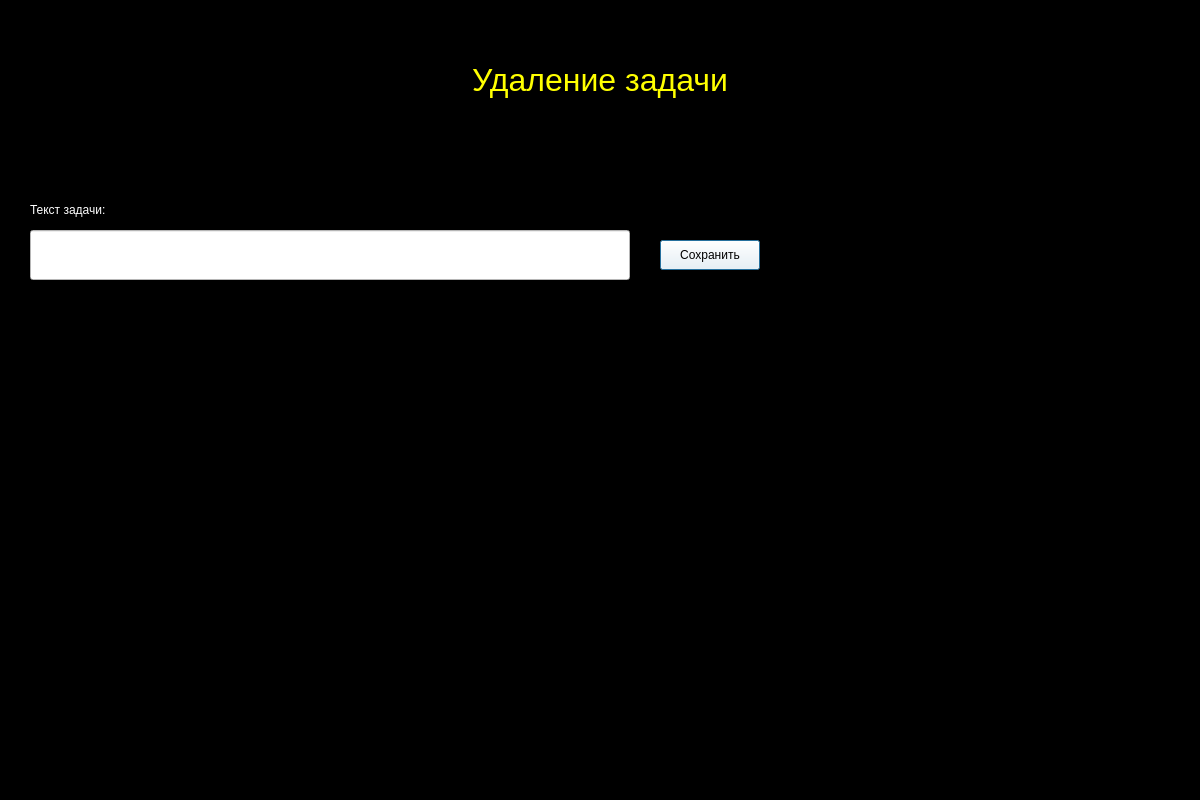
<?xml version="1.0" encoding="UTF-8"?>
<ui version="4.0">
 <class>Delete_task</class>
 <widget class="QDialog" name="Delete_task">
  <property name="geometry">
   <rect>
    <x>0</x>
    <y>0</y>
    <width>1200</width>
    <height>800</height>
   </rect>
  </property>
  <property name="palette">
   <palette>
    <active>
     <colorrole role="WindowText">
      <brush brushstyle="SolidPattern">
       <color alpha="255">
        <red>255</red>
        <green>255</green>
        <blue>255</blue>
       </color>
      </brush>
     </colorrole>
     <colorrole role="Button">
      <brush brushstyle="SolidPattern">
       <color alpha="255">
        <red>0</red>
        <green>0</green>
        <blue>0</blue>
       </color>
      </brush>
     </colorrole>
     <colorrole role="Light">
      <brush brushstyle="SolidPattern">
       <color alpha="255">
        <red>0</red>
        <green>0</green>
        <blue>0</blue>
       </color>
      </brush>
     </colorrole>
     <colorrole role="Midlight">
      <brush brushstyle="SolidPattern">
       <color alpha="255">
        <red>0</red>
        <green>0</green>
        <blue>0</blue>
       </color>
      </brush>
     </colorrole>
     <colorrole role="Dark">
      <brush brushstyle="SolidPattern">
       <color alpha="255">
        <red>0</red>
        <green>0</green>
        <blue>0</blue>
       </color>
      </brush>
     </colorrole>
     <colorrole role="Mid">
      <brush brushstyle="SolidPattern">
       <color alpha="255">
        <red>0</red>
        <green>0</green>
        <blue>0</blue>
       </color>
      </brush>
     </colorrole>
     <colorrole role="Text">
      <brush brushstyle="SolidPattern">
       <color alpha="255">
        <red>255</red>
        <green>255</green>
        <blue>255</blue>
       </color>
      </brush>
     </colorrole>
     <colorrole role="BrightText">
      <brush brushstyle="SolidPattern">
       <color alpha="255">
        <red>255</red>
        <green>255</green>
        <blue>255</blue>
       </color>
      </brush>
     </colorrole>
     <colorrole role="ButtonText">
      <brush brushstyle="SolidPattern">
       <color alpha="255">
        <red>255</red>
        <green>255</green>
        <blue>255</blue>
       </color>
      </brush>
     </colorrole>
     <colorrole role="Base">
      <brush brushstyle="SolidPattern">
       <color alpha="255">
        <red>0</red>
        <green>0</green>
        <blue>0</blue>
       </color>
      </brush>
     </colorrole>
     <colorrole role="Window">
      <brush brushstyle="SolidPattern">
       <color alpha="255">
        <red>0</red>
        <green>0</green>
        <blue>0</blue>
       </color>
      </brush>
     </colorrole>
     <colorrole role="Shadow">
      <brush brushstyle="SolidPattern">
       <color alpha="255">
        <red>0</red>
        <green>0</green>
        <blue>0</blue>
       </color>
      </brush>
     </colorrole>
     <colorrole role="AlternateBase">
      <brush brushstyle="SolidPattern">
       <color alpha="255">
        <red>0</red>
        <green>0</green>
        <blue>0</blue>
       </color>
      </brush>
     </colorrole>
     <colorrole role="ToolTipBase">
      <brush brushstyle="SolidPattern">
       <color alpha="255">
        <red>255</red>
        <green>255</green>
        <blue>220</blue>
       </color>
      </brush>
     </colorrole>
     <colorrole role="ToolTipText">
      <brush brushstyle="SolidPattern">
       <color alpha="255">
        <red>0</red>
        <green>0</green>
        <blue>0</blue>
       </color>
      </brush>
     </colorrole>
    </active>
    <inactive>
     <colorrole role="WindowText">
      <brush brushstyle="SolidPattern">
       <color alpha="255">
        <red>255</red>
        <green>255</green>
        <blue>255</blue>
       </color>
      </brush>
     </colorrole>
     <colorrole role="Button">
      <brush brushstyle="SolidPattern">
       <color alpha="255">
        <red>0</red>
        <green>0</green>
        <blue>0</blue>
       </color>
      </brush>
     </colorrole>
     <colorrole role="Light">
      <brush brushstyle="SolidPattern">
       <color alpha="255">
        <red>0</red>
        <green>0</green>
        <blue>0</blue>
       </color>
      </brush>
     </colorrole>
     <colorrole role="Midlight">
      <brush brushstyle="SolidPattern">
       <color alpha="255">
        <red>0</red>
        <green>0</green>
        <blue>0</blue>
       </color>
      </brush>
     </colorrole>
     <colorrole role="Dark">
      <brush brushstyle="SolidPattern">
       <color alpha="255">
        <red>0</red>
        <green>0</green>
        <blue>0</blue>
       </color>
      </brush>
     </colorrole>
     <colorrole role="Mid">
      <brush brushstyle="SolidPattern">
       <color alpha="255">
        <red>0</red>
        <green>0</green>
        <blue>0</blue>
       </color>
      </brush>
     </colorrole>
     <colorrole role="Text">
      <brush brushstyle="SolidPattern">
       <color alpha="255">
        <red>255</red>
        <green>255</green>
        <blue>255</blue>
       </color>
      </brush>
     </colorrole>
     <colorrole role="BrightText">
      <brush brushstyle="SolidPattern">
       <color alpha="255">
        <red>255</red>
        <green>255</green>
        <blue>255</blue>
       </color>
      </brush>
     </colorrole>
     <colorrole role="ButtonText">
      <brush brushstyle="SolidPattern">
       <color alpha="255">
        <red>255</red>
        <green>255</green>
        <blue>255</blue>
       </color>
      </brush>
     </colorrole>
     <colorrole role="Base">
      <brush brushstyle="SolidPattern">
       <color alpha="255">
        <red>0</red>
        <green>0</green>
        <blue>0</blue>
       </color>
      </brush>
     </colorrole>
     <colorrole role="Window">
      <brush brushstyle="SolidPattern">
       <color alpha="255">
        <red>0</red>
        <green>0</green>
        <blue>0</blue>
       </color>
      </brush>
     </colorrole>
     <colorrole role="Shadow">
      <brush brushstyle="SolidPattern">
       <color alpha="255">
        <red>0</red>
        <green>0</green>
        <blue>0</blue>
       </color>
      </brush>
     </colorrole>
     <colorrole role="AlternateBase">
      <brush brushstyle="SolidPattern">
       <color alpha="255">
        <red>0</red>
        <green>0</green>
        <blue>0</blue>
       </color>
      </brush>
     </colorrole>
     <colorrole role="ToolTipBase">
      <brush brushstyle="SolidPattern">
       <color alpha="255">
        <red>255</red>
        <green>255</green>
        <blue>220</blue>
       </color>
      </brush>
     </colorrole>
     <colorrole role="ToolTipText">
      <brush brushstyle="SolidPattern">
       <color alpha="255">
        <red>0</red>
        <green>0</green>
        <blue>0</blue>
       </color>
      </brush>
     </colorrole>
    </inactive>
    <disabled>
     <colorrole role="WindowText">
      <brush brushstyle="SolidPattern">
       <color alpha="255">
        <red>0</red>
        <green>0</green>
        <blue>0</blue>
       </color>
      </brush>
     </colorrole>
     <colorrole role="Button">
      <brush brushstyle="SolidPattern">
       <color alpha="255">
        <red>0</red>
        <green>0</green>
        <blue>0</blue>
       </color>
      </brush>
     </colorrole>
     <colorrole role="Light">
      <brush brushstyle="SolidPattern">
       <color alpha="255">
        <red>0</red>
        <green>0</green>
        <blue>0</blue>
       </color>
      </brush>
     </colorrole>
     <colorrole role="Midlight">
      <brush brushstyle="SolidPattern">
       <color alpha="255">
        <red>0</red>
        <green>0</green>
        <blue>0</blue>
       </color>
      </brush>
     </colorrole>
     <colorrole role="Dark">
      <brush brushstyle="SolidPattern">
       <color alpha="255">
        <red>0</red>
        <green>0</green>
        <blue>0</blue>
       </color>
      </brush>
     </colorrole>
     <colorrole role="Mid">
      <brush brushstyle="SolidPattern">
       <color alpha="255">
        <red>0</red>
        <green>0</green>
        <blue>0</blue>
       </color>
      </brush>
     </colorrole>
     <colorrole role="Text">
      <brush brushstyle="SolidPattern">
       <color alpha="255">
        <red>0</red>
        <green>0</green>
        <blue>0</blue>
       </color>
      </brush>
     </colorrole>
     <colorrole role="BrightText">
      <brush brushstyle="SolidPattern">
       <color alpha="255">
        <red>255</red>
        <green>255</green>
        <blue>255</blue>
       </color>
      </brush>
     </colorrole>
     <colorrole role="ButtonText">
      <brush brushstyle="SolidPattern">
       <color alpha="255">
        <red>0</red>
        <green>0</green>
        <blue>0</blue>
       </color>
      </brush>
     </colorrole>
     <colorrole role="Base">
      <brush brushstyle="SolidPattern">
       <color alpha="255">
        <red>0</red>
        <green>0</green>
        <blue>0</blue>
       </color>
      </brush>
     </colorrole>
     <colorrole role="Window">
      <brush brushstyle="SolidPattern">
       <color alpha="255">
        <red>0</red>
        <green>0</green>
        <blue>0</blue>
       </color>
      </brush>
     </colorrole>
     <colorrole role="Shadow">
      <brush brushstyle="SolidPattern">
       <color alpha="255">
        <red>0</red>
        <green>0</green>
        <blue>0</blue>
       </color>
      </brush>
     </colorrole>
     <colorrole role="AlternateBase">
      <brush brushstyle="SolidPattern">
       <color alpha="255">
        <red>0</red>
        <green>0</green>
        <blue>0</blue>
       </color>
      </brush>
     </colorrole>
     <colorrole role="ToolTipBase">
      <brush brushstyle="SolidPattern">
       <color alpha="255">
        <red>255</red>
        <green>255</green>
        <blue>220</blue>
       </color>
      </brush>
     </colorrole>
     <colorrole role="ToolTipText">
      <brush brushstyle="SolidPattern">
       <color alpha="255">
        <red>0</red>
        <green>0</green>
        <blue>0</blue>
       </color>
      </brush>
     </colorrole>
    </disabled>
   </palette>
  </property>
  <property name="font">
   <font>
    <family>Arial</family>
   </font>
  </property>
  <property name="windowTitle">
   <string>Удаление задачи</string>
  </property>
  <widget class="QLabel" name="label_5">
   <property name="geometry">
    <rect>
     <x>100</x>
     <y>30</y>
     <width>1000</width>
     <height>100</height>
    </rect>
   </property>
   <property name="palette">
    <palette>
     <active>
      <colorrole role="WindowText">
       <brush brushstyle="SolidPattern">
        <color alpha="255">
         <red>255</red>
         <green>255</green>
         <blue>0</blue>
        </color>
       </brush>
      </colorrole>
      <colorrole role="Button">
       <brush brushstyle="SolidPattern">
        <color alpha="255">
         <red>255</red>
         <green>255</green>
         <blue>0</blue>
        </color>
       </brush>
      </colorrole>
      <colorrole role="Light">
       <brush brushstyle="SolidPattern">
        <color alpha="255">
         <red>255</red>
         <green>255</green>
         <blue>127</blue>
        </color>
       </brush>
      </colorrole>
      <colorrole role="Midlight">
       <brush brushstyle="SolidPattern">
        <color alpha="255">
         <red>255</red>
         <green>255</green>
         <blue>63</blue>
        </color>
       </brush>
      </colorrole>
      <colorrole role="Dark">
       <brush brushstyle="SolidPattern">
        <color alpha="255">
         <red>127</red>
         <green>127</green>
         <blue>0</blue>
        </color>
       </brush>
      </colorrole>
      <colorrole role="Mid">
       <brush brushstyle="SolidPattern">
        <color alpha="255">
         <red>170</red>
         <green>170</green>
         <blue>0</blue>
        </color>
       </brush>
      </colorrole>
      <colorrole role="Text">
       <brush brushstyle="SolidPattern">
        <color alpha="255">
         <red>0</red>
         <green>0</green>
         <blue>0</blue>
        </color>
       </brush>
      </colorrole>
      <colorrole role="BrightText">
       <brush brushstyle="SolidPattern">
        <color alpha="255">
         <red>255</red>
         <green>255</green>
         <blue>255</blue>
        </color>
       </brush>
      </colorrole>
      <colorrole role="ButtonText">
       <brush brushstyle="SolidPattern">
        <color alpha="255">
         <red>0</red>
         <green>0</green>
         <blue>0</blue>
        </color>
       </brush>
      </colorrole>
      <colorrole role="Base">
       <brush brushstyle="SolidPattern">
        <color alpha="255">
         <red>255</red>
         <green>255</green>
         <blue>255</blue>
        </color>
       </brush>
      </colorrole>
      <colorrole role="Window">
       <brush brushstyle="SolidPattern">
        <color alpha="255">
         <red>255</red>
         <green>255</green>
         <blue>0</blue>
        </color>
       </brush>
      </colorrole>
      <colorrole role="Shadow">
       <brush brushstyle="SolidPattern">
        <color alpha="255">
         <red>0</red>
         <green>0</green>
         <blue>0</blue>
        </color>
       </brush>
      </colorrole>
      <colorrole role="AlternateBase">
       <brush brushstyle="SolidPattern">
        <color alpha="255">
         <red>255</red>
         <green>255</green>
         <blue>127</blue>
        </color>
       </brush>
      </colorrole>
      <colorrole role="ToolTipBase">
       <brush brushstyle="SolidPattern">
        <color alpha="255">
         <red>255</red>
         <green>255</green>
         <blue>220</blue>
        </color>
       </brush>
      </colorrole>
      <colorrole role="ToolTipText">
       <brush brushstyle="SolidPattern">
        <color alpha="255">
         <red>0</red>
         <green>0</green>
         <blue>0</blue>
        </color>
       </brush>
      </colorrole>
     </active>
     <inactive>
      <colorrole role="WindowText">
       <brush brushstyle="SolidPattern">
        <color alpha="255">
         <red>255</red>
         <green>255</green>
         <blue>0</blue>
        </color>
       </brush>
      </colorrole>
      <colorrole role="Button">
       <brush brushstyle="SolidPattern">
        <color alpha="255">
         <red>255</red>
         <green>255</green>
         <blue>0</blue>
        </color>
       </brush>
      </colorrole>
      <colorrole role="Light">
       <brush brushstyle="SolidPattern">
        <color alpha="255">
         <red>255</red>
         <green>255</green>
         <blue>127</blue>
        </color>
       </brush>
      </colorrole>
      <colorrole role="Midlight">
       <brush brushstyle="SolidPattern">
        <color alpha="255">
         <red>255</red>
         <green>255</green>
         <blue>63</blue>
        </color>
       </brush>
      </colorrole>
      <colorrole role="Dark">
       <brush brushstyle="SolidPattern">
        <color alpha="255">
         <red>127</red>
         <green>127</green>
         <blue>0</blue>
        </color>
       </brush>
      </colorrole>
      <colorrole role="Mid">
       <brush brushstyle="SolidPattern">
        <color alpha="255">
         <red>170</red>
         <green>170</green>
         <blue>0</blue>
        </color>
       </brush>
      </colorrole>
      <colorrole role="Text">
       <brush brushstyle="SolidPattern">
        <color alpha="255">
         <red>0</red>
         <green>0</green>
         <blue>0</blue>
        </color>
       </brush>
      </colorrole>
      <colorrole role="BrightText">
       <brush brushstyle="SolidPattern">
        <color alpha="255">
         <red>255</red>
         <green>255</green>
         <blue>255</blue>
        </color>
       </brush>
      </colorrole>
      <colorrole role="ButtonText">
       <brush brushstyle="SolidPattern">
        <color alpha="255">
         <red>0</red>
         <green>0</green>
         <blue>0</blue>
        </color>
       </brush>
      </colorrole>
      <colorrole role="Base">
       <brush brushstyle="SolidPattern">
        <color alpha="255">
         <red>255</red>
         <green>255</green>
         <blue>255</blue>
        </color>
       </brush>
      </colorrole>
      <colorrole role="Window">
       <brush brushstyle="SolidPattern">
        <color alpha="255">
         <red>255</red>
         <green>255</green>
         <blue>0</blue>
        </color>
       </brush>
      </colorrole>
      <colorrole role="Shadow">
       <brush brushstyle="SolidPattern">
        <color alpha="255">
         <red>0</red>
         <green>0</green>
         <blue>0</blue>
        </color>
       </brush>
      </colorrole>
      <colorrole role="AlternateBase">
       <brush brushstyle="SolidPattern">
        <color alpha="255">
         <red>255</red>
         <green>255</green>
         <blue>127</blue>
        </color>
       </brush>
      </colorrole>
      <colorrole role="ToolTipBase">
       <brush brushstyle="SolidPattern">
        <color alpha="255">
         <red>255</red>
         <green>255</green>
         <blue>220</blue>
        </color>
       </brush>
      </colorrole>
      <colorrole role="ToolTipText">
       <brush brushstyle="SolidPattern">
        <color alpha="255">
         <red>0</red>
         <green>0</green>
         <blue>0</blue>
        </color>
       </brush>
      </colorrole>
     </inactive>
     <disabled>
      <colorrole role="WindowText">
       <brush brushstyle="SolidPattern">
        <color alpha="255">
         <red>127</red>
         <green>127</green>
         <blue>0</blue>
        </color>
       </brush>
      </colorrole>
      <colorrole role="Button">
       <brush brushstyle="SolidPattern">
        <color alpha="255">
         <red>255</red>
         <green>255</green>
         <blue>0</blue>
        </color>
       </brush>
      </colorrole>
      <colorrole role="Light">
       <brush brushstyle="SolidPattern">
        <color alpha="255">
         <red>255</red>
         <green>255</green>
         <blue>127</blue>
        </color>
       </brush>
      </colorrole>
      <colorrole role="Midlight">
       <brush brushstyle="SolidPattern">
        <color alpha="255">
         <red>255</red>
         <green>255</green>
         <blue>63</blue>
        </color>
       </brush>
      </colorrole>
      <colorrole role="Dark">
       <brush brushstyle="SolidPattern">
        <color alpha="255">
         <red>127</red>
         <green>127</green>
         <blue>0</blue>
        </color>
       </brush>
      </colorrole>
      <colorrole role="Mid">
       <brush brushstyle="SolidPattern">
        <color alpha="255">
         <red>170</red>
         <green>170</green>
         <blue>0</blue>
        </color>
       </brush>
      </colorrole>
      <colorrole role="Text">
       <brush brushstyle="SolidPattern">
        <color alpha="255">
         <red>127</red>
         <green>127</green>
         <blue>0</blue>
        </color>
       </brush>
      </colorrole>
      <colorrole role="BrightText">
       <brush brushstyle="SolidPattern">
        <color alpha="255">
         <red>255</red>
         <green>255</green>
         <blue>255</blue>
        </color>
       </brush>
      </colorrole>
      <colorrole role="ButtonText">
       <brush brushstyle="SolidPattern">
        <color alpha="255">
         <red>127</red>
         <green>127</green>
         <blue>0</blue>
        </color>
       </brush>
      </colorrole>
      <colorrole role="Base">
       <brush brushstyle="SolidPattern">
        <color alpha="255">
         <red>255</red>
         <green>255</green>
         <blue>0</blue>
        </color>
       </brush>
      </colorrole>
      <colorrole role="Window">
       <brush brushstyle="SolidPattern">
        <color alpha="255">
         <red>255</red>
         <green>255</green>
         <blue>0</blue>
        </color>
       </brush>
      </colorrole>
      <colorrole role="Shadow">
       <brush brushstyle="SolidPattern">
        <color alpha="255">
         <red>0</red>
         <green>0</green>
         <blue>0</blue>
        </color>
       </brush>
      </colorrole>
      <colorrole role="AlternateBase">
       <brush brushstyle="SolidPattern">
        <color alpha="255">
         <red>255</red>
         <green>255</green>
         <blue>0</blue>
        </color>
       </brush>
      </colorrole>
      <colorrole role="ToolTipBase">
       <brush brushstyle="SolidPattern">
        <color alpha="255">
         <red>255</red>
         <green>255</green>
         <blue>220</blue>
        </color>
       </brush>
      </colorrole>
      <colorrole role="ToolTipText">
       <brush brushstyle="SolidPattern">
        <color alpha="255">
         <red>0</red>
         <green>0</green>
         <blue>0</blue>
        </color>
       </brush>
      </colorrole>
     </disabled>
    </palette>
   </property>
   <property name="font">
    <font>
     <family>Arial</family>
     <pointsize>24</pointsize>
    </font>
   </property>
   <property name="mouseTracking">
    <bool>false</bool>
   </property>
   <property name="layoutDirection">
    <enum>Qt::LeftToRight</enum>
   </property>
   <property name="text">
    <string>Удаление задачи</string>
   </property>
   <property name="alignment">
    <set>Qt::AlignCenter</set>
   </property>
  </widget>
  <widget class="QLabel" name="label">
   <property name="geometry">
    <rect>
     <x>30</x>
     <y>200</y>
     <width>150</width>
     <height>20</height>
    </rect>
   </property>
   <property name="text">
    <string>Текст задачи:</string>
   </property>
  </widget>
  <widget class="QLineEdit" name="lineEdit">
   <property name="geometry">
    <rect>
     <x>30</x>
     <y>230</y>
     <width>600</width>
     <height>50</height>
    </rect>
   </property>
   <property name="palette">
    <palette>
     <active>
      <colorrole role="WindowText">
       <brush brushstyle="SolidPattern">
        <color alpha="255">
         <red>0</red>
         <green>0</green>
         <blue>0</blue>
        </color>
       </brush>
      </colorrole>
      <colorrole role="Button">
       <brush brushstyle="SolidPattern">
        <color alpha="255">
         <red>255</red>
         <green>255</green>
         <blue>255</blue>
        </color>
       </brush>
      </colorrole>
      <colorrole role="Light">
       <brush brushstyle="SolidPattern">
        <color alpha="255">
         <red>255</red>
         <green>255</green>
         <blue>255</blue>
        </color>
       </brush>
      </colorrole>
      <colorrole role="Midlight">
       <brush brushstyle="SolidPattern">
        <color alpha="255">
         <red>255</red>
         <green>255</green>
         <blue>255</blue>
        </color>
       </brush>
      </colorrole>
      <colorrole role="Dark">
       <brush brushstyle="SolidPattern">
        <color alpha="255">
         <red>127</red>
         <green>127</green>
         <blue>127</blue>
        </color>
       </brush>
      </colorrole>
      <colorrole role="Mid">
       <brush brushstyle="SolidPattern">
        <color alpha="255">
         <red>170</red>
         <green>170</green>
         <blue>170</blue>
        </color>
       </brush>
      </colorrole>
      <colorrole role="Text">
       <brush brushstyle="SolidPattern">
        <color alpha="255">
         <red>0</red>
         <green>0</green>
         <blue>0</blue>
        </color>
       </brush>
      </colorrole>
      <colorrole role="BrightText">
       <brush brushstyle="SolidPattern">
        <color alpha="255">
         <red>255</red>
         <green>255</green>
         <blue>255</blue>
        </color>
       </brush>
      </colorrole>
      <colorrole role="ButtonText">
       <brush brushstyle="SolidPattern">
        <color alpha="255">
         <red>0</red>
         <green>0</green>
         <blue>0</blue>
        </color>
       </brush>
      </colorrole>
      <colorrole role="Base">
       <brush brushstyle="SolidPattern">
        <color alpha="255">
         <red>255</red>
         <green>255</green>
         <blue>255</blue>
        </color>
       </brush>
      </colorrole>
      <colorrole role="Window">
       <brush brushstyle="SolidPattern">
        <color alpha="255">
         <red>255</red>
         <green>255</green>
         <blue>255</blue>
        </color>
       </brush>
      </colorrole>
      <colorrole role="Shadow">
       <brush brushstyle="SolidPattern">
        <color alpha="255">
         <red>0</red>
         <green>0</green>
         <blue>0</blue>
        </color>
       </brush>
      </colorrole>
      <colorrole role="AlternateBase">
       <brush brushstyle="SolidPattern">
        <color alpha="255">
         <red>255</red>
         <green>255</green>
         <blue>255</blue>
        </color>
       </brush>
      </colorrole>
      <colorrole role="ToolTipBase">
       <brush brushstyle="SolidPattern">
        <color alpha="255">
         <red>255</red>
         <green>255</green>
         <blue>220</blue>
        </color>
       </brush>
      </colorrole>
      <colorrole role="ToolTipText">
       <brush brushstyle="SolidPattern">
        <color alpha="255">
         <red>0</red>
         <green>0</green>
         <blue>0</blue>
        </color>
       </brush>
      </colorrole>
     </active>
     <inactive>
      <colorrole role="WindowText">
       <brush brushstyle="SolidPattern">
        <color alpha="255">
         <red>0</red>
         <green>0</green>
         <blue>0</blue>
        </color>
       </brush>
      </colorrole>
      <colorrole role="Button">
       <brush brushstyle="SolidPattern">
        <color alpha="255">
         <red>255</red>
         <green>255</green>
         <blue>255</blue>
        </color>
       </brush>
      </colorrole>
      <colorrole role="Light">
       <brush brushstyle="SolidPattern">
        <color alpha="255">
         <red>255</red>
         <green>255</green>
         <blue>255</blue>
        </color>
       </brush>
      </colorrole>
      <colorrole role="Midlight">
       <brush brushstyle="SolidPattern">
        <color alpha="255">
         <red>255</red>
         <green>255</green>
         <blue>255</blue>
        </color>
       </brush>
      </colorrole>
      <colorrole role="Dark">
       <brush brushstyle="SolidPattern">
        <color alpha="255">
         <red>127</red>
         <green>127</green>
         <blue>127</blue>
        </color>
       </brush>
      </colorrole>
      <colorrole role="Mid">
       <brush brushstyle="SolidPattern">
        <color alpha="255">
         <red>170</red>
         <green>170</green>
         <blue>170</blue>
        </color>
       </brush>
      </colorrole>
      <colorrole role="Text">
       <brush brushstyle="SolidPattern">
        <color alpha="255">
         <red>0</red>
         <green>0</green>
         <blue>0</blue>
        </color>
       </brush>
      </colorrole>
      <colorrole role="BrightText">
       <brush brushstyle="SolidPattern">
        <color alpha="255">
         <red>255</red>
         <green>255</green>
         <blue>255</blue>
        </color>
       </brush>
      </colorrole>
      <colorrole role="ButtonText">
       <brush brushstyle="SolidPattern">
        <color alpha="255">
         <red>0</red>
         <green>0</green>
         <blue>0</blue>
        </color>
       </brush>
      </colorrole>
      <colorrole role="Base">
       <brush brushstyle="SolidPattern">
        <color alpha="255">
         <red>255</red>
         <green>255</green>
         <blue>255</blue>
        </color>
       </brush>
      </colorrole>
      <colorrole role="Window">
       <brush brushstyle="SolidPattern">
        <color alpha="255">
         <red>255</red>
         <green>255</green>
         <blue>255</blue>
        </color>
       </brush>
      </colorrole>
      <colorrole role="Shadow">
       <brush brushstyle="SolidPattern">
        <color alpha="255">
         <red>0</red>
         <green>0</green>
         <blue>0</blue>
        </color>
       </brush>
      </colorrole>
      <colorrole role="AlternateBase">
       <brush brushstyle="SolidPattern">
        <color alpha="255">
         <red>255</red>
         <green>255</green>
         <blue>255</blue>
        </color>
       </brush>
      </colorrole>
      <colorrole role="ToolTipBase">
       <brush brushstyle="SolidPattern">
        <color alpha="255">
         <red>255</red>
         <green>255</green>
         <blue>220</blue>
        </color>
       </brush>
      </colorrole>
      <colorrole role="ToolTipText">
       <brush brushstyle="SolidPattern">
        <color alpha="255">
         <red>0</red>
         <green>0</green>
         <blue>0</blue>
        </color>
       </brush>
      </colorrole>
     </inactive>
     <disabled>
      <colorrole role="WindowText">
       <brush brushstyle="SolidPattern">
        <color alpha="255">
         <red>127</red>
         <green>127</green>
         <blue>127</blue>
        </color>
       </brush>
      </colorrole>
      <colorrole role="Button">
       <brush brushstyle="SolidPattern">
        <color alpha="255">
         <red>255</red>
         <green>255</green>
         <blue>255</blue>
        </color>
       </brush>
      </colorrole>
      <colorrole role="Light">
       <brush brushstyle="SolidPattern">
        <color alpha="255">
         <red>255</red>
         <green>255</green>
         <blue>255</blue>
        </color>
       </brush>
      </colorrole>
      <colorrole role="Midlight">
       <brush brushstyle="SolidPattern">
        <color alpha="255">
         <red>255</red>
         <green>255</green>
         <blue>255</blue>
        </color>
       </brush>
      </colorrole>
      <colorrole role="Dark">
       <brush brushstyle="SolidPattern">
        <color alpha="255">
         <red>127</red>
         <green>127</green>
         <blue>127</blue>
        </color>
       </brush>
      </colorrole>
      <colorrole role="Mid">
       <brush brushstyle="SolidPattern">
        <color alpha="255">
         <red>170</red>
         <green>170</green>
         <blue>170</blue>
        </color>
       </brush>
      </colorrole>
      <colorrole role="Text">
       <brush brushstyle="SolidPattern">
        <color alpha="255">
         <red>127</red>
         <green>127</green>
         <blue>127</blue>
        </color>
       </brush>
      </colorrole>
      <colorrole role="BrightText">
       <brush brushstyle="SolidPattern">
        <color alpha="255">
         <red>255</red>
         <green>255</green>
         <blue>255</blue>
        </color>
       </brush>
      </colorrole>
      <colorrole role="ButtonText">
       <brush brushstyle="SolidPattern">
        <color alpha="255">
         <red>127</red>
         <green>127</green>
         <blue>127</blue>
        </color>
       </brush>
      </colorrole>
      <colorrole role="Base">
       <brush brushstyle="SolidPattern">
        <color alpha="255">
         <red>255</red>
         <green>255</green>
         <blue>255</blue>
        </color>
       </brush>
      </colorrole>
      <colorrole role="Window">
       <brush brushstyle="SolidPattern">
        <color alpha="255">
         <red>255</red>
         <green>255</green>
         <blue>255</blue>
        </color>
       </brush>
      </colorrole>
      <colorrole role="Shadow">
       <brush brushstyle="SolidPattern">
        <color alpha="255">
         <red>0</red>
         <green>0</green>
         <blue>0</blue>
        </color>
       </brush>
      </colorrole>
      <colorrole role="AlternateBase">
       <brush brushstyle="SolidPattern">
        <color alpha="255">
         <red>255</red>
         <green>255</green>
         <blue>255</blue>
        </color>
       </brush>
      </colorrole>
      <colorrole role="ToolTipBase">
       <brush brushstyle="SolidPattern">
        <color alpha="255">
         <red>255</red>
         <green>255</green>
         <blue>220</blue>
        </color>
       </brush>
      </colorrole>
      <colorrole role="ToolTipText">
       <brush brushstyle="SolidPattern">
        <color alpha="255">
         <red>0</red>
         <green>0</green>
         <blue>0</blue>
        </color>
       </brush>
      </colorrole>
     </disabled>
    </palette>
   </property>
   <property name="font">
    <font>
     <family>Arial</family>
     <pointsize>10</pointsize>
    </font>
   </property>
   <property name="text">
    <string/>
   </property>
   <property name="alignment">
    <set>Qt::AlignCenter</set>
   </property>
  </widget>
  <widget class="QPushButton" name="pushButton">
   <property name="geometry">
    <rect>
     <x>660</x>
     <y>240</y>
     <width>100</width>
     <height>30</height>
    </rect>
   </property>
   <property name="palette">
    <palette>
     <active>
      <colorrole role="WindowText">
       <brush brushstyle="SolidPattern">
        <color alpha="255">
         <red>0</red>
         <green>0</green>
         <blue>0</blue>
        </color>
       </brush>
      </colorrole>
      <colorrole role="Button">
       <brush brushstyle="SolidPattern">
        <color alpha="255">
         <red>255</red>
         <green>255</green>
         <blue>255</blue>
        </color>
       </brush>
      </colorrole>
      <colorrole role="Light">
       <brush brushstyle="SolidPattern">
        <color alpha="255">
         <red>255</red>
         <green>255</green>
         <blue>255</blue>
        </color>
       </brush>
      </colorrole>
      <colorrole role="Midlight">
       <brush brushstyle="SolidPattern">
        <color alpha="255">
         <red>255</red>
         <green>255</green>
         <blue>255</blue>
        </color>
       </brush>
      </colorrole>
      <colorrole role="Dark">
       <brush brushstyle="SolidPattern">
        <color alpha="255">
         <red>127</red>
         <green>127</green>
         <blue>127</blue>
        </color>
       </brush>
      </colorrole>
      <colorrole role="Mid">
       <brush brushstyle="SolidPattern">
        <color alpha="255">
         <red>170</red>
         <green>170</green>
         <blue>170</blue>
        </color>
       </brush>
      </colorrole>
      <colorrole role="Text">
       <brush brushstyle="SolidPattern">
        <color alpha="255">
         <red>0</red>
         <green>0</green>
         <blue>0</blue>
        </color>
       </brush>
      </colorrole>
      <colorrole role="BrightText">
       <brush brushstyle="SolidPattern">
        <color alpha="255">
         <red>255</red>
         <green>255</green>
         <blue>255</blue>
        </color>
       </brush>
      </colorrole>
      <colorrole role="ButtonText">
       <brush brushstyle="SolidPattern">
        <color alpha="255">
         <red>0</red>
         <green>0</green>
         <blue>0</blue>
        </color>
       </brush>
      </colorrole>
      <colorrole role="Base">
       <brush brushstyle="SolidPattern">
        <color alpha="255">
         <red>255</red>
         <green>255</green>
         <blue>255</blue>
        </color>
       </brush>
      </colorrole>
      <colorrole role="Window">
       <brush brushstyle="SolidPattern">
        <color alpha="255">
         <red>255</red>
         <green>255</green>
         <blue>255</blue>
        </color>
       </brush>
      </colorrole>
      <colorrole role="Shadow">
       <brush brushstyle="SolidPattern">
        <color alpha="255">
         <red>0</red>
         <green>0</green>
         <blue>0</blue>
        </color>
       </brush>
      </colorrole>
      <colorrole role="AlternateBase">
       <brush brushstyle="SolidPattern">
        <color alpha="255">
         <red>255</red>
         <green>255</green>
         <blue>255</blue>
        </color>
       </brush>
      </colorrole>
      <colorrole role="ToolTipBase">
       <brush brushstyle="SolidPattern">
        <color alpha="255">
         <red>255</red>
         <green>255</green>
         <blue>220</blue>
        </color>
       </brush>
      </colorrole>
      <colorrole role="ToolTipText">
       <brush brushstyle="SolidPattern">
        <color alpha="255">
         <red>0</red>
         <green>0</green>
         <blue>0</blue>
        </color>
       </brush>
      </colorrole>
     </active>
     <inactive>
      <colorrole role="WindowText">
       <brush brushstyle="SolidPattern">
        <color alpha="255">
         <red>0</red>
         <green>0</green>
         <blue>0</blue>
        </color>
       </brush>
      </colorrole>
      <colorrole role="Button">
       <brush brushstyle="SolidPattern">
        <color alpha="255">
         <red>255</red>
         <green>255</green>
         <blue>255</blue>
        </color>
       </brush>
      </colorrole>
      <colorrole role="Light">
       <brush brushstyle="SolidPattern">
        <color alpha="255">
         <red>255</red>
         <green>255</green>
         <blue>255</blue>
        </color>
       </brush>
      </colorrole>
      <colorrole role="Midlight">
       <brush brushstyle="SolidPattern">
        <color alpha="255">
         <red>255</red>
         <green>255</green>
         <blue>255</blue>
        </color>
       </brush>
      </colorrole>
      <colorrole role="Dark">
       <brush brushstyle="SolidPattern">
        <color alpha="255">
         <red>127</red>
         <green>127</green>
         <blue>127</blue>
        </color>
       </brush>
      </colorrole>
      <colorrole role="Mid">
       <brush brushstyle="SolidPattern">
        <color alpha="255">
         <red>170</red>
         <green>170</green>
         <blue>170</blue>
        </color>
       </brush>
      </colorrole>
      <colorrole role="Text">
       <brush brushstyle="SolidPattern">
        <color alpha="255">
         <red>0</red>
         <green>0</green>
         <blue>0</blue>
        </color>
       </brush>
      </colorrole>
      <colorrole role="BrightText">
       <brush brushstyle="SolidPattern">
        <color alpha="255">
         <red>255</red>
         <green>255</green>
         <blue>255</blue>
        </color>
       </brush>
      </colorrole>
      <colorrole role="ButtonText">
       <brush brushstyle="SolidPattern">
        <color alpha="255">
         <red>0</red>
         <green>0</green>
         <blue>0</blue>
        </color>
       </brush>
      </colorrole>
      <colorrole role="Base">
       <brush brushstyle="SolidPattern">
        <color alpha="255">
         <red>255</red>
         <green>255</green>
         <blue>255</blue>
        </color>
       </brush>
      </colorrole>
      <colorrole role="Window">
       <brush brushstyle="SolidPattern">
        <color alpha="255">
         <red>255</red>
         <green>255</green>
         <blue>255</blue>
        </color>
       </brush>
      </colorrole>
      <colorrole role="Shadow">
       <brush brushstyle="SolidPattern">
        <color alpha="255">
         <red>0</red>
         <green>0</green>
         <blue>0</blue>
        </color>
       </brush>
      </colorrole>
      <colorrole role="AlternateBase">
       <brush brushstyle="SolidPattern">
        <color alpha="255">
         <red>255</red>
         <green>255</green>
         <blue>255</blue>
        </color>
       </brush>
      </colorrole>
      <colorrole role="ToolTipBase">
       <brush brushstyle="SolidPattern">
        <color alpha="255">
         <red>255</red>
         <green>255</green>
         <blue>220</blue>
        </color>
       </brush>
      </colorrole>
      <colorrole role="ToolTipText">
       <brush brushstyle="SolidPattern">
        <color alpha="255">
         <red>0</red>
         <green>0</green>
         <blue>0</blue>
        </color>
       </brush>
      </colorrole>
     </inactive>
     <disabled>
      <colorrole role="WindowText">
       <brush brushstyle="SolidPattern">
        <color alpha="255">
         <red>127</red>
         <green>127</green>
         <blue>127</blue>
        </color>
       </brush>
      </colorrole>
      <colorrole role="Button">
       <brush brushstyle="SolidPattern">
        <color alpha="255">
         <red>255</red>
         <green>255</green>
         <blue>255</blue>
        </color>
       </brush>
      </colorrole>
      <colorrole role="Light">
       <brush brushstyle="SolidPattern">
        <color alpha="255">
         <red>255</red>
         <green>255</green>
         <blue>255</blue>
        </color>
       </brush>
      </colorrole>
      <colorrole role="Midlight">
       <brush brushstyle="SolidPattern">
        <color alpha="255">
         <red>255</red>
         <green>255</green>
         <blue>255</blue>
        </color>
       </brush>
      </colorrole>
      <colorrole role="Dark">
       <brush brushstyle="SolidPattern">
        <color alpha="255">
         <red>127</red>
         <green>127</green>
         <blue>127</blue>
        </color>
       </brush>
      </colorrole>
      <colorrole role="Mid">
       <brush brushstyle="SolidPattern">
        <color alpha="255">
         <red>170</red>
         <green>170</green>
         <blue>170</blue>
        </color>
       </brush>
      </colorrole>
      <colorrole role="Text">
       <brush brushstyle="SolidPattern">
        <color alpha="255">
         <red>127</red>
         <green>127</green>
         <blue>127</blue>
        </color>
       </brush>
      </colorrole>
      <colorrole role="BrightText">
       <brush brushstyle="SolidPattern">
        <color alpha="255">
         <red>255</red>
         <green>255</green>
         <blue>255</blue>
        </color>
       </brush>
      </colorrole>
      <colorrole role="ButtonText">
       <brush brushstyle="SolidPattern">
        <color alpha="255">
         <red>127</red>
         <green>127</green>
         <blue>127</blue>
        </color>
       </brush>
      </colorrole>
      <colorrole role="Base">
       <brush brushstyle="SolidPattern">
        <color alpha="255">
         <red>255</red>
         <green>255</green>
         <blue>255</blue>
        </color>
       </brush>
      </colorrole>
      <colorrole role="Window">
       <brush brushstyle="SolidPattern">
        <color alpha="255">
         <red>255</red>
         <green>255</green>
         <blue>255</blue>
        </color>
       </brush>
      </colorrole>
      <colorrole role="Shadow">
       <brush brushstyle="SolidPattern">
        <color alpha="255">
         <red>0</red>
         <green>0</green>
         <blue>0</blue>
        </color>
       </brush>
      </colorrole>
      <colorrole role="AlternateBase">
       <brush brushstyle="SolidPattern">
        <color alpha="255">
         <red>255</red>
         <green>255</green>
         <blue>255</blue>
        </color>
       </brush>
      </colorrole>
      <colorrole role="ToolTipBase">
       <brush brushstyle="SolidPattern">
        <color alpha="255">
         <red>255</red>
         <green>255</green>
         <blue>220</blue>
        </color>
       </brush>
      </colorrole>
      <colorrole role="ToolTipText">
       <brush brushstyle="SolidPattern">
        <color alpha="255">
         <red>0</red>
         <green>0</green>
         <blue>0</blue>
        </color>
       </brush>
      </colorrole>
     </disabled>
    </palette>
   </property>
   <property name="text">
    <string>Сохранить</string>
   </property>
  </widget>
 </widget>
 <resources/>
 <connections/>
</ui>
